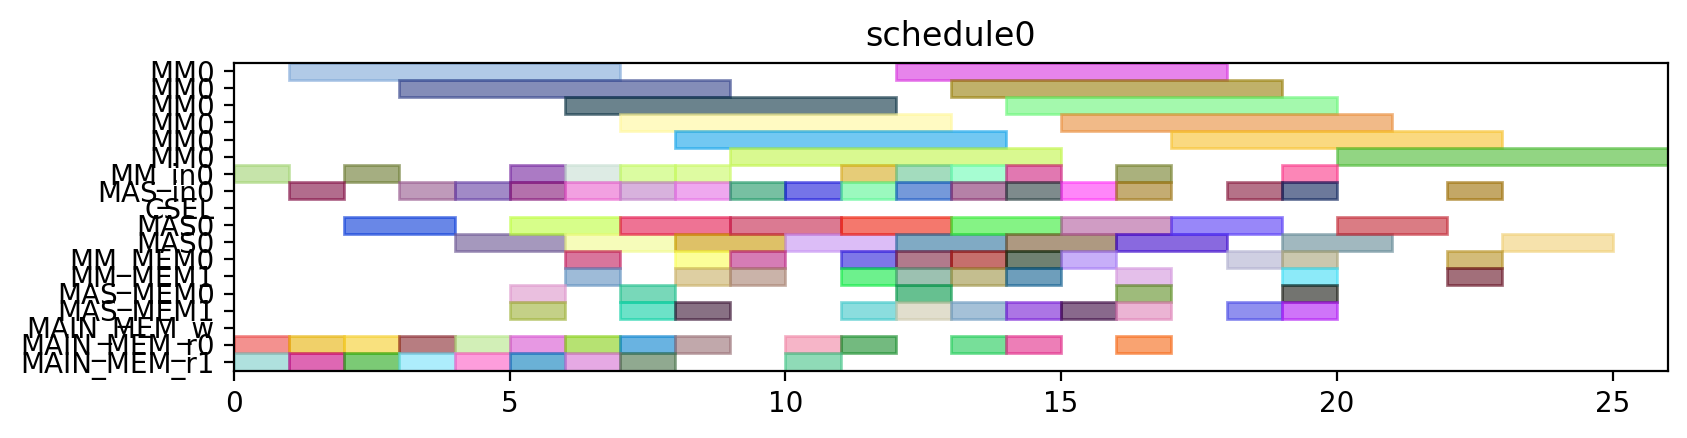

Write the Python code that produced this figure.
from pyschedule import Scenario, solvers, plotters, alt


def solve():
	horizon = 120
	S = Scenario("schedule0", horizon=horizon)

	# resource
	MM = S.Resources('MM', num=1, size=6)
	MM_in = S.Resources('MM_in', num=1)
	MAS_in = S.Resources('MAS_in', num=1)
	CSEL = S.Resource('CSEL')
	MAS = S.Resources('MAS', num=1, size=2, periods=range(1, horizon))
	MM_MEM = S.Resources('MM_MEM', num=2)
	MAS_MEM = S.Resources('MAS_MEM', num=2)
	MAIN_MEM_w = S.Resource('MAIN_MEM_w', size=1)
	MAIN_MEM_r = S.Resources('MAIN_MEM_r', num=2)

	# result of previous scheduling

	# new tasks
	t0 = S.Task('t0', length=6, delay_cost=1)
	t0 += alt(MM)
	t0_in = S.Task('t0_in', length=1, delay_cost=1)
	t0_in += alt(MM_in)
	S += t0_in*MM_in[0]<=t0*MM[0]
	t0_mem0 = S.Task('t0_mem0', length=1, delay_cost=1)
	t0_mem0 += MAIN_MEM_r[0]
	S += t0_mem0 <= t0

	t0_mem1 = S.Task('t0_mem1', length=1, delay_cost=1)
	t0_mem1 += MAIN_MEM_r[1]
	S += t0_mem1 <= t0

	t1 = S.Task('t1', length=6, delay_cost=1)
	t1 += alt(MM)
	t1_in = S.Task('t1_in', length=1, delay_cost=1)
	t1_in += alt(MM_in)
	S += t1_in*MM_in[0]<=t1*MM[0]
	t1_mem0 = S.Task('t1_mem0', length=1, delay_cost=1)
	t1_mem0 += MAIN_MEM_r[0]
	S += t1_mem0 <= t1

	t1_mem1 = S.Task('t1_mem1', length=1, delay_cost=1)
	t1_mem1 += MAIN_MEM_r[1]
	S += t1_mem1 <= t1

	t2 = S.Task('t2', length=6, delay_cost=1)
	t2 += alt(MM)
	t2_in = S.Task('t2_in', length=1, delay_cost=1)
	t2_in += alt(MM_in)
	S += t2_in*MM_in[0]<=t2*MM[0]
	t2_mem0 = S.Task('t2_mem0', length=1, delay_cost=1)
	t2_mem0 += MAIN_MEM_r[0]
	S += t2_mem0 <= t2

	t2_mem1 = S.Task('t2_mem1', length=1, delay_cost=1)
	t2_mem1 += MAIN_MEM_r[1]
	S += t2_mem1 <= t2

	t3 = S.Task('t3', length=2, delay_cost=1)
	t3 += alt(MAS)
	t3_in = S.Task('t3_in', length=1, delay_cost=1)
	t3_in += alt(MAS_in)
	S += t3_in*MAS_in[0]<=t3*MAS[0]

	t3_mem0 = S.Task('t3_mem0', length=1, delay_cost=1)
	t3_mem0 += MAIN_MEM_r[0]
	S += t3_mem0 <= t3

	t3_mem1 = S.Task('t3_mem1', length=1, delay_cost=1)
	t3_mem1 += MAIN_MEM_r[1]
	S += t3_mem1 <= t3

	t4 = S.Task('t4', length=2, delay_cost=1)
	t4 += alt(MAS)
	t4_in = S.Task('t4_in', length=1, delay_cost=1)
	t4_in += alt(MAS_in)
	S += t4_in*MAS_in[0]<=t4*MAS[0]

	t4_mem0 = S.Task('t4_mem0', length=1, delay_cost=1)
	t4_mem0 += MAIN_MEM_r[0]
	S += t4_mem0 <= t4

	t4_mem1 = S.Task('t4_mem1', length=1, delay_cost=1)
	t4_mem1 += MAIN_MEM_r[1]
	S += t4_mem1 <= t4

	t8 = S.Task('t8', length=2, delay_cost=1)
	t8 += alt(MAS)
	t8_in = S.Task('t8_in', length=1, delay_cost=1)
	t8_in += alt(MAS_in)
	S += t8_in*MAS_in[0]<=t8*MAS[0]

	t8_mem0 = S.Task('t8_mem0', length=1, delay_cost=1)
	t8_mem0 += MAIN_MEM_r[0]
	S += t8_mem0 <= t8

	t8_mem1 = S.Task('t8_mem1', length=1, delay_cost=1)
	t8_mem1 += MAIN_MEM_r[1]
	S += t8_mem1 <= t8

	t9 = S.Task('t9', length=2, delay_cost=1)
	t9 += alt(MAS)
	t9_in = S.Task('t9_in', length=1, delay_cost=1)
	t9_in += alt(MAS_in)
	S += t9_in*MAS_in[0]<=t9*MAS[0]

	t9_mem0 = S.Task('t9_mem0', length=1, delay_cost=1)
	t9_mem0 += MAIN_MEM_r[0]
	S += t9_mem0 <= t9

	t9_mem1 = S.Task('t9_mem1', length=1, delay_cost=1)
	t9_mem1 += MAIN_MEM_r[1]
	S += t9_mem1 <= t9

	t13 = S.Task('t13', length=2, delay_cost=1)
	t13 += alt(MAS)
	t13_in = S.Task('t13_in', length=1, delay_cost=1)
	t13_in += alt(MAS_in)
	S += t13_in*MAS_in[0]<=t13*MAS[0]

	t13_mem0 = S.Task('t13_mem0', length=1, delay_cost=1)
	t13_mem0 += MAIN_MEM_r[0]
	S += t13_mem0 <= t13

	t13_mem1 = S.Task('t13_mem1', length=1, delay_cost=1)
	t13_mem1 += MAIN_MEM_r[1]
	S += t13_mem1 <= t13

	t14 = S.Task('t14', length=2, delay_cost=1)
	t14 += alt(MAS)
	t14_in = S.Task('t14_in', length=1, delay_cost=1)
	t14_in += alt(MAS_in)
	S += t14_in*MAS_in[0]<=t14*MAS[0]

	t14_mem0 = S.Task('t14_mem0', length=1, delay_cost=1)
	t14_mem0 += MAIN_MEM_r[0]
	S += t14_mem0 <= t14

	t14_mem1 = S.Task('t14_mem1', length=1, delay_cost=1)
	t14_mem1 += MAIN_MEM_r[1]
	S += t14_mem1 <= t14

	t5 = S.Task('t5', length=6, delay_cost=1)
	t5 += alt(MM)
	t5_in = S.Task('t5_in', length=1, delay_cost=1)
	t5_in += alt(MM_in)
	S += t5_in*MM_in[0]<=t5*MM[0]
	t5_mem0 = S.Task('t5_mem0', length=1, delay_cost=1)
	t5_mem0 += alt(MAS_MEM)
	S += (t3*MAS[0])-1 < t5_mem0*MAS_MEM[0]
	S += t5_mem0 <= t5

	t5_mem1 = S.Task('t5_mem1', length=1, delay_cost=1)
	t5_mem1 += alt(MAS_MEM)
	S += (t4*MAS[0])-1 < t5_mem1*MAS_MEM[1]
	S += t5_mem1 <= t5

	t6 = S.Task('t6', length=2, delay_cost=1)
	t6 += alt(MAS)
	t6_in = S.Task('t6_in', length=1, delay_cost=1)
	t6_in += alt(MAS_in)
	S += t6_in*MAS_in[0]<=t6*MAS[0]

	t6_mem0 = S.Task('t6_mem0', length=1, delay_cost=1)
	t6_mem0 += alt(MM_MEM)
	S += (t0*MM[0])-1 < t6_mem0*MM_MEM[0]
	S += t6_mem0 <= t6

	t6_mem1 = S.Task('t6_mem1', length=1, delay_cost=1)
	t6_mem1 += alt(MM_MEM)
	S += (t1*MM[0])-1 < t6_mem1*MM_MEM[1]
	S += t6_mem1 <= t6

	t10 = S.Task('t10', length=6, delay_cost=1)
	t10 += alt(MM)
	t10_in = S.Task('t10_in', length=1, delay_cost=1)
	t10_in += alt(MM_in)
	S += t10_in*MM_in[0]<=t10*MM[0]
	t10_mem0 = S.Task('t10_mem0', length=1, delay_cost=1)
	t10_mem0 += alt(MAS_MEM)
	S += (t8*MAS[0])-1 < t10_mem0*MAS_MEM[0]
	S += t10_mem0 <= t10

	t10_mem1 = S.Task('t10_mem1', length=1, delay_cost=1)
	t10_mem1 += alt(MAS_MEM)
	S += (t9*MAS[0])-1 < t10_mem1*MAS_MEM[1]
	S += t10_mem1 <= t10

	t11 = S.Task('t11', length=2, delay_cost=1)
	t11 += alt(MAS)
	t11_in = S.Task('t11_in', length=1, delay_cost=1)
	t11_in += alt(MAS_in)
	S += t11_in*MAS_in[0]<=t11*MAS[0]

	t11_mem0 = S.Task('t11_mem0', length=1, delay_cost=1)
	t11_mem0 += alt(MM_MEM)
	S += (t0*MM[0])-1 < t11_mem0*MM_MEM[0]
	S += t11_mem0 <= t11

	t11_mem1 = S.Task('t11_mem1', length=1, delay_cost=1)
	t11_mem1 += alt(MM_MEM)
	S += (t2*MM[0])-1 < t11_mem1*MM_MEM[1]
	S += t11_mem1 <= t11

	t15 = S.Task('t15', length=6, delay_cost=1)
	t15 += alt(MM)
	t15_in = S.Task('t15_in', length=1, delay_cost=1)
	t15_in += alt(MM_in)
	S += t15_in*MM_in[0]<=t15*MM[0]
	t15_mem0 = S.Task('t15_mem0', length=1, delay_cost=1)
	t15_mem0 += alt(MAS_MEM)
	S += (t13*MAS[0])-1 < t15_mem0*MAS_MEM[0]
	S += t15_mem0 <= t15

	t15_mem1 = S.Task('t15_mem1', length=1, delay_cost=1)
	t15_mem1 += alt(MAS_MEM)
	S += (t14*MAS[0])-1 < t15_mem1*MAS_MEM[1]
	S += t15_mem1 <= t15

	t16 = S.Task('t16', length=2, delay_cost=1)
	t16 += alt(MAS)
	t16_in = S.Task('t16_in', length=1, delay_cost=1)
	t16_in += alt(MAS_in)
	S += t16_in*MAS_in[0]<=t16*MAS[0]

	t16_mem0 = S.Task('t16_mem0', length=1, delay_cost=1)
	t16_mem0 += alt(MM_MEM)
	S += (t1*MM[0])-1 < t16_mem0*MM_MEM[0]
	S += t16_mem0 <= t16

	t16_mem1 = S.Task('t16_mem1', length=1, delay_cost=1)
	t16_mem1 += alt(MM_MEM)
	S += (t2*MM[0])-1 < t16_mem1*MM_MEM[1]
	S += t16_mem1 <= t16

	t19 = S.Task('t19', length=6, delay_cost=1)
	t19 += alt(MM)
	t19_in = S.Task('t19_in', length=1, delay_cost=1)
	t19_in += alt(MM_in)
	S += t19_in*MM_in[0]<=t19*MM[0]
	t19_mem0 = S.Task('t19_mem0', length=1, delay_cost=1)
	t19_mem0 += MAIN_MEM_r[0]
	S += t19_mem0 <= t19

	t19_mem1 = S.Task('t19_mem1', length=1, delay_cost=1)
	t19_mem1 += alt(MM_MEM)
	S += (t2*MM[0])-1 < t19_mem1*MM_MEM[1]
	S += t19_mem1 <= t19

	t24 = S.Task('t24', length=2, delay_cost=1)
	t24 += alt(MAS)
	t24_in = S.Task('t24_in', length=1, delay_cost=1)
	t24_in += alt(MAS_in)
	S += t24_in*MAS_in[0]<=t24*MAS[0]

	t24_mem0 = S.Task('t24_mem0', length=1, delay_cost=1)
	t24_mem0 += alt(MM_MEM)
	S += (t0*MM[0])-1 < t24_mem0*MM_MEM[0]
	S += t24_mem0 <= t24

	t24_mem1 = S.Task('t24_mem1', length=1, delay_cost=1)
	t24_mem1 += alt(MM_MEM)
	S += (t0*MM[0])-1 < t24_mem1*MM_MEM[1]
	S += t24_mem1 <= t24

	t26 = S.Task('t26', length=6, delay_cost=1)
	t26 += alt(MM)
	t26_in = S.Task('t26_in', length=1, delay_cost=1)
	t26_in += alt(MM_in)
	S += t26_in*MM_in[0]<=t26*MM[0]
	t26_mem0 = S.Task('t26_mem0', length=1, delay_cost=1)
	t26_mem0 += MAIN_MEM_r[0]
	S += t26_mem0 <= t26

	t26_mem1 = S.Task('t26_mem1', length=1, delay_cost=1)
	t26_mem1 += alt(MM_MEM)
	S += (t2*MM[0])-1 < t26_mem1*MM_MEM[1]
	S += t26_mem1 <= t26

	t7 = S.Task('t7', length=2, delay_cost=1)
	t7 += alt(MAS)
	t7_in = S.Task('t7_in', length=1, delay_cost=1)
	t7_in += alt(MAS_in)
	S += t7_in*MAS_in[0]<=t7*MAS[0]

	t7_mem0 = S.Task('t7_mem0', length=1, delay_cost=1)
	t7_mem0 += alt(MM_MEM)
	S += (t5*MM[0])-1 < t7_mem0*MM_MEM[0]
	S += t7_mem0 <= t7

	t7_mem1 = S.Task('t7_mem1', length=1, delay_cost=1)
	t7_mem1 += alt(MAS_MEM)
	S += (t6*MAS[0])-1 < t7_mem1*MAS_MEM[1]
	S += t7_mem1 <= t7

	t12 = S.Task('t12', length=2, delay_cost=1)
	t12 += alt(MAS)
	t12_in = S.Task('t12_in', length=1, delay_cost=1)
	t12_in += alt(MAS_in)
	S += t12_in*MAS_in[0]<=t12*MAS[0]

	t12_mem0 = S.Task('t12_mem0', length=1, delay_cost=1)
	t12_mem0 += alt(MM_MEM)
	S += (t10*MM[0])-1 < t12_mem0*MM_MEM[0]
	S += t12_mem0 <= t12

	t12_mem1 = S.Task('t12_mem1', length=1, delay_cost=1)
	t12_mem1 += alt(MAS_MEM)
	S += (t11*MAS[0])-1 < t12_mem1*MAS_MEM[1]
	S += t12_mem1 <= t12

	t17 = S.Task('t17', length=2, delay_cost=1)
	t17 += alt(MAS)
	t17_in = S.Task('t17_in', length=1, delay_cost=1)
	t17_in += alt(MAS_in)
	S += t17_in*MAS_in[0]<=t17*MAS[0]

	t17_mem0 = S.Task('t17_mem0', length=1, delay_cost=1)
	t17_mem0 += alt(MM_MEM)
	S += (t15*MM[0])-1 < t17_mem0*MM_MEM[0]
	S += t17_mem0 <= t17

	t17_mem1 = S.Task('t17_mem1', length=1, delay_cost=1)
	t17_mem1 += alt(MAS_MEM)
	S += (t16*MAS[0])-1 < t17_mem1*MAS_MEM[1]
	S += t17_mem1 <= t17

	t25 = S.Task('t25', length=2, delay_cost=1)
	t25 += alt(MAS)
	t25_in = S.Task('t25_in', length=1, delay_cost=1)
	t25_in += alt(MAS_in)
	S += t25_in*MAS_in[0]<=t25*MAS[0]

	t25_mem0 = S.Task('t25_mem0', length=1, delay_cost=1)
	t25_mem0 += alt(MM_MEM)
	S += (t0*MM[0])-1 < t25_mem0*MM_MEM[0]
	S += t25_mem0 <= t25

	t25_mem1 = S.Task('t25_mem1', length=1, delay_cost=1)
	t25_mem1 += alt(MAS_MEM)
	S += (t24*MAS[0])-1 < t25_mem1*MAS_MEM[1]
	S += t25_mem1 <= t25

	t29 = S.Task('t29', length=2, delay_cost=1)
	t29 += alt(MAS)
	t29_in = S.Task('t29_in', length=1, delay_cost=1)
	t29_in += alt(MAS_in)
	S += t29_in*MAS_in[0]<=t29*MAS[0]

	t29_mem0 = S.Task('t29_mem0', length=1, delay_cost=1)
	t29_mem0 += alt(MM_MEM)
	S += (t0*MM[0])-1 < t29_mem0*MM_MEM[0]
	S += t29_mem0 <= t29

	t29_mem1 = S.Task('t29_mem1', length=1, delay_cost=1)
	t29_mem1 += alt(MM_MEM)
	S += (t26*MM[0])-1 < t29_mem1*MM_MEM[1]
	S += t29_mem1 <= t29

	t18 = S.Task('t18', length=6, delay_cost=1)
	t18 += alt(MM)
	t18_in = S.Task('t18_in', length=1, delay_cost=1)
	t18_in += alt(MM_in)
	S += t18_in*MM_in[0]<=t18*MM[0]
	t18_mem0 = S.Task('t18_mem0', length=1, delay_cost=1)
	t18_mem0 += MAIN_MEM_r[0]
	S += t18_mem0 <= t18

	t18_mem1 = S.Task('t18_mem1', length=1, delay_cost=1)
	t18_mem1 += alt(MAS_MEM)
	S += (t12*MAS[0])-1 < t18_mem1*MAS_MEM[1]
	S += t18_mem1 <= t18

	t27 = S.Task('t27', length=6, delay_cost=1)
	t27 += alt(MM)
	t27_in = S.Task('t27_in', length=1, delay_cost=1)
	t27_in += alt(MM_in)
	S += t27_in*MM_in[0]<=t27*MM[0]
	t27_mem0 = S.Task('t27_mem0', length=1, delay_cost=1)
	t27_mem0 += MAIN_MEM_r[0]
	S += t27_mem0 <= t27

	t27_mem1 = S.Task('t27_mem1', length=1, delay_cost=1)
	t27_mem1 += alt(MAS_MEM)
	S += (t12*MAS[0])-1 < t27_mem1*MAS_MEM[1]
	S += t27_mem1 <= t27

	t28 = S.Task('t28', length=2, delay_cost=1)
	t28 += alt(MAS)
	t28_in = S.Task('t28_in', length=1, delay_cost=1)
	t28_in += alt(MAS_in)
	S += t28_in*MAS_in[0]<=t28*MAS[0]

	t28_mem0 = S.Task('t28_mem0', length=1, delay_cost=1)
	t28_mem0 += alt(MAS_MEM)
	S += (t25*MAS[0])-1 < t28_mem0*MAS_MEM[0]
	S += t28_mem0 <= t28

	t28_mem1 = S.Task('t28_mem1', length=1, delay_cost=1)
	t28_mem1 += alt(MM_MEM)
	S += (t26*MM[0])-1 < t28_mem1*MM_MEM[1]
	S += t28_mem1 <= t28

	t30 = S.Task('t30', length=6, delay_cost=1)
	t30 += alt(MM)
	t30_in = S.Task('t30_in', length=1, delay_cost=1)
	t30_in += alt(MM_in)
	S += t30_in*MM_in[0]<=t30*MM[0]
	t30_mem0 = S.Task('t30_mem0', length=1, delay_cost=1)
	t30_mem0 += MAIN_MEM_r[0]
	S += t30_mem0 <= t30

	t30_mem1 = S.Task('t30_mem1', length=1, delay_cost=1)
	t30_mem1 += alt(MAS_MEM)
	S += (t29*MAS[0])-1 < t30_mem1*MAS_MEM[1]
	S += t30_mem1 <= t30

	t20 = S.Task('t20', length=2, delay_cost=1)
	t20 += alt(MAS)
	t20_in = S.Task('t20_in', length=1, delay_cost=1)
	t20_in += alt(MAS_in)
	S += t20_in*MAS_in[0]<=t20*MAS[0]

	t20_mem0 = S.Task('t20_mem0', length=1, delay_cost=1)
	t20_mem0 += alt(MM_MEM)
	S += (t19*MM[0])-1 < t20_mem0*MM_MEM[0]
	S += t20_mem0 <= t20

	t20_mem1 = S.Task('t20_mem1', length=1, delay_cost=1)
	t20_mem1 += alt(MM_MEM)
	S += (t18*MM[0])-1 < t20_mem1*MM_MEM[1]
	S += t20_mem1 <= t20

	t31 = S.Task('t31', length=2, delay_cost=1)
	t31 += alt(MAS)
	t31_in = S.Task('t31_in', length=1, delay_cost=1)
	t31_in += alt(MAS_in)
	S += t31_in*MAS_in[0]<=t31*MAS[0]

	t31_mem0 = S.Task('t31_mem0', length=1, delay_cost=1)
	t31_mem0 += alt(MM_MEM)
	S += (t27*MM[0])-1 < t31_mem0*MM_MEM[0]
	S += t31_mem0 <= t31

	t31_mem1 = S.Task('t31_mem1', length=1, delay_cost=1)
	t31_mem1 += alt(MM_MEM)
	S += (t30*MM[0])-1 < t31_mem1*MM_MEM[1]
	S += t31_mem1 <= t31

	t35 = S.Task('t35', length=6, delay_cost=1)
	t35 += alt(MM)
	t35_in = S.Task('t35_in', length=1, delay_cost=1)
	t35_in += alt(MM_in)
	S += t35_in*MM_in[0]<=t35*MM[0]
	t35_mem0 = S.Task('t35_mem0', length=1, delay_cost=1)
	t35_mem0 += alt(MAS_MEM)
	S += (t7*MAS[0])-1 < t35_mem0*MAS_MEM[0]
	S += t35_mem0 <= t35

	t35_mem1 = S.Task('t35_mem1', length=1, delay_cost=1)
	t35_mem1 += alt(MAS_MEM)
	S += (t28*MAS[0])-1 < t35_mem1*MAS_MEM[1]
	S += t35_mem1 <= t35

	solvers.mip.solve(S,msg=1,kind='CPLEX',ratio_gap=1.01)

	solution = [['hoge']*len(S.solution()[1]) for i in range(len(S.solution()))]
	for i in range(len(S.solution())):
		for j in range(len(S.solution()[i])):
			solution[i][j]=str(S.solution()[i][j])
	print(solution)

	cycles = int(solution[-1][3])

	pic_file_name = "/mnt/rose/usr1/fukuda/ABE/multiRAM_multiMAS_16mux/scheduling_result/stage6MM1_stage2MAS1/EP_ADD_A_ANY/schedule0.png"
	if(S.solution() != []):
		plotters.matplotlib.plot(S,img_filename=pic_file_name, show_task_labels=False, fig_size=(cycles*0.25+3, 2))

	return solution
